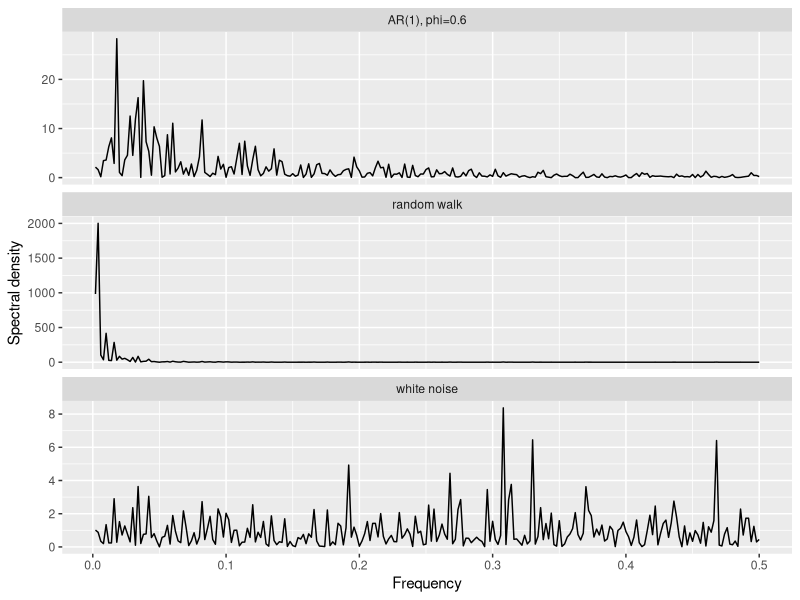
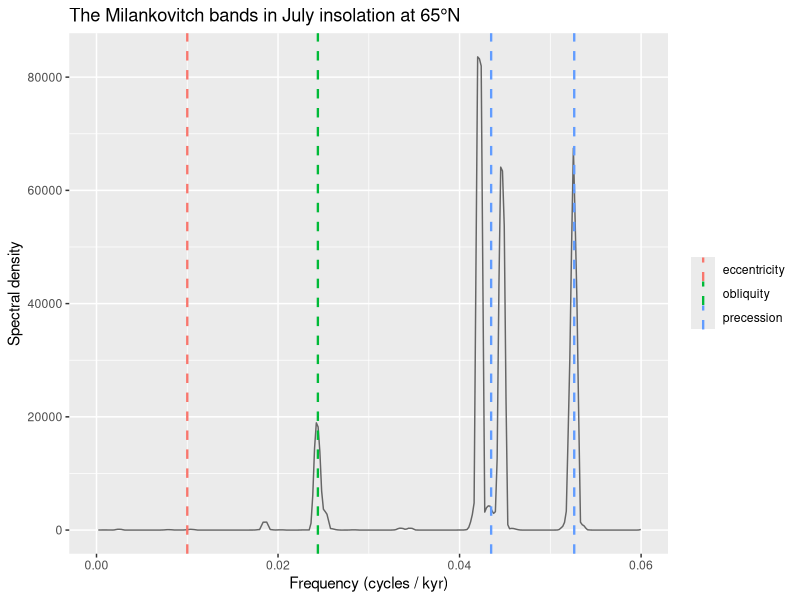

Generate these figures, in order, with R:
# Solutions for the Spectral Analysis chapter
# Instructor answer key. Not part of the book build (.R, ignored by Quarto).

library(tidyverse)

# ---------------------------------------------------------------------------
# Exercise 1: Three signals, three spectra
# ---------------------------------------------------------------------------
set.seed(11)
n <- 500
white <- rnorm(n)
ar1   <- as.numeric(arima.sim(model = list(ar = 0.6), n = n))
rw    <- cumsum(white)

specWhite <- spectrum(white, plot = FALSE)
specAr1   <- spectrum(ar1,   plot = FALSE)
specRw    <- spectrum(rw,    plot = FALSE)

bind_rows(
  tibble(series = "white noise", freq = specWhite$freq, spec = specWhite$spec),
  tibble(series = "AR(1), phi=0.6", freq = specAr1$freq, spec = specAr1$spec),
  tibble(series = "random walk", freq = specRw$freq, spec = specRw$spec)
) |>
  ggplot(aes(freq, spec)) +
  geom_line() +
  facet_wrap(~series, ncol = 1, scales = "free_y") +
  labs(x = "Frequency", y = "Spectral density")

cat("white noise low/high ratio:", specWhite$spec[1] / tail(specWhite$spec, 1), "\n")
cat("AR(1) low/high ratio:      ", specAr1$spec[1]   / tail(specAr1$spec, 1),   "\n")
cat("random walk low/high ratio:", specRw$spec[1]    / tail(specRw$spec, 1),    "\n")
# White noise is flat on average, but a raw, unsmoothed periodogram is a
# jagged, high-variance estimator even for pure noise: one bin can sit a
# thousand times taller than its neighbor for no reason at all. AR(1) with a
# positive phi gives classic red noise, power piled up at low frequencies and
# trailing off toward high ones (about a tenfold ratio here). The random walk
# takes that same shape and makes it extreme, thousands-fold, because a
# random walk isn't stationary: its variance grows with t (var = t * sigma^2,
# see the stationarity chapter), so nearly all its "power" collects at
# frequency zero. Running spectrum() on a random walk isn't wrong exactly,
# but it's answering a question the tool wasn't built for. A periodogram
# assumes the series is (weakly) stationary; feeding it a random walk is the
# frequency-domain version of fitting an ARMA model without checking whether
# a unit root is sitting there first.

# ---------------------------------------------------------------------------
# Exercise 2: Build your own cycles
# ---------------------------------------------------------------------------
set.seed(872)
n2  <- 1000
tm2 <- 1:n2
wav250 <- 0.3  * sin(2 * pi / 250 * tm2)
wav50  <- 0.75 * sin(2 * pi / 50  * tm2)
wav10  <- 1.00 * sin(2 * pi / 10  * tm2)
wav5   <- 0.50 * sin(2 * pi / 5   * tm2)
trendPart <- 0.01 * tm2
allWaveTrend <- wav250 + wav50 + wav10 + wav5 + trendPart + rnorm(n2)

specDefault   <- spectrum(allWaveTrend, plot = FALSE)                  # detrend = TRUE
specNotrend   <- spectrum(allWaveTrend, detrend = FALSE, plot = FALSE)

cat("lowest-frequency bin, default (detrend = TRUE): ", specDefault$spec[1], "\n")
cat("lowest-frequency bin, detrend = FALSE:          ", specNotrend$spec[1], "\n")
# spectrum()'s default is detrend = TRUE: it fits and removes a linear trend
# before running the Fourier transform, so a straightforward trend does NOT
# show up as a towering low-frequency spike the way you might expect (the
# four planted cycles still come out on top even with the trend added). Turn
# detrend off and the lowest-frequency bin jumps by roughly three orders of
# magnitude, because now the trend itself, the lowest-frequency "cycle"
# there is, dominates everything else in the plot. Neither setting is wrong;
# they answer different questions. detrend = TRUE asks "what cycles ride on
# top of any trend," which is usually what you want. detrend = FALSE shows
# you the trend's own footprint in the frequency domain, which is a good way
# to convince yourself that a trend really is just an extremely low
# frequency, not some separate kind of thing.

# ---------------------------------------------------------------------------
# Exercise 3: Orbital insolation and the Milankovitch cycles
# ---------------------------------------------------------------------------
insolation <- read_csv("data/jul65N.csv", show_col_types = FALSE)

insolationSpec <- spectrum(insolation$W.per.m2, span = 5, plot = FALSE)
peakFreq   <- insolationSpec$freq[which.max(insolationSpec$spec)]
peakPeriod <- 1 / peakFreq
cat("tallest peak, period (kyr):", round(peakPeriod, 1), "\n")

milankovitchBands <- tibble(cycle = c("precession", "precession", "obliquity", "eccentricity"),
  period = c(23, 19, 41, 100)) |>
  mutate(freq = 1 / period)

insolationSpecDat <- tibble(freq = insolationSpec$freq, spec = insolationSpec$spec)
eccPct <- insolationSpecDat$spec[which.min(abs(insolationSpecDat$freq - 1 / 100))] /
  max(insolationSpecDat$spec) * 100
cat("eccentricity peak, % of tallest peak:", round(eccPct, 2), "\n")

ggplot(insolationSpecDat, aes(freq, spec)) +
  geom_line(color = "grey40") +
  geom_vline(data = milankovitchBands, aes(xintercept = freq, color = cycle),
    linetype = "dashed", linewidth = 0.8) +
  scale_x_continuous(limits = c(0, 0.06)) +
  labs(x = "Frequency (cycles / kyr)", y = "Spectral density", color = NULL,
    title = "The Milankovitch bands in July insolation at 65°N")
# All three bands show up. The tallest peak sits at about 23.8 kyr, squarely
# in the precession band (19-24 kyr, the wobble of Earth's axis interacting
# with its elliptical orbit); a smaller peak lands right at the 41 kyr
# obliquity period (about 22% the height of the tallest peak); eccentricity,
# at 100 kyr, is almost invisible, about 0.07% the height of the tallest
# peak on a linear scale. Every one of those numbers comes out of celestial
# mechanics, not from fitting anything to the data.
#
# The 100-kyr problem: eccentricity is the weakest of the three signals here,
# yet the last 800,000 years of ice-core and ocean-sediment records are
# dominated by a roughly 100,000-year glacial-interglacial cycle, riding on
# the weakest orbital band rather than the strongest. If ice volume responded
# to insolation the way a simple linear filter would, the biggest swings
# ought to track precession, not a peak too small to see on this plot.
# Untangling why the climate system amplifies the weak eccentricity signal so
# far out of proportion to its size is still an open problem in
# paleoclimatology; the periodogram hands you the forcing, clean and
# unambiguous, but what the planet does with that forcing is a separate
# question this exercise doesn't answer.
